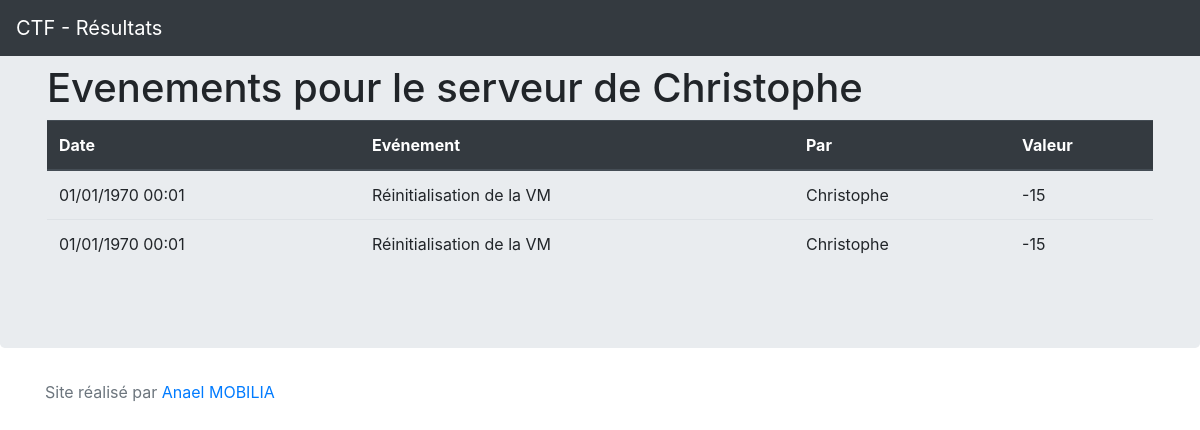
/evenementServeur.php?id=1, run on the app's committed database.
### tables this page shows
CREATE TABLE `groupe` (
  `id` int(11) NOT NULL,
  `urlServeur` text NOT NULL,
  `membres` text NOT NULL,
  `isEnLigne` tinyint(4) NOT NULL
);

CREATE TABLE `evenement` (
  `id` int(11) NOT NULL,
  `timestamp` int(11) NOT NULL,
  `type` int(11) NOT NULL,
  `etat` tinyint(4) NOT NULL,
  `groupe` int(11) NOT NULL,
  `ip` text NOT NULL,
  `tiers` text NOT NULL
);

CREATE TABLE `typeitem` (
  `id` int(11) NOT NULL,
  `libelle` text NOT NULL,
  `valeur` int(11) NOT NULL,
  `saisieUser` tinyint(4) NOT NULL,
  `saisieAdmin` tinyint(4) NOT NULL
);

### classes/maBDD.class.php (called while the page is built, shortened)
<?php
class maBDD {
   private $maBDD = null;
   private static $monInstance = null;
   private function __construct() {
      $this->maBDD = new PDO('mysql:host=' . _BDD_HOST_ . ';dbname=' . _BDD_NAME_, _BDD_USER_, _BDD_PASS_);
      $this->maBDD->setAttribute(PDO::ATTR_ERRMODE, PDO::ERRMODE_EXCEPTION);
      $this->maBDD->setAttribute(PDO::ATTR_DEFAULT_FETCH_MODE, PDO::FETCH_OBJ);
   }
   public static function getInstance() {
      if (is_null(self::$monInstance)) {
         self::$monInstance = new maBDD();
      }
      return self::$monInstance;
   }
   public function prepare($query) {
      return $this->maBDD->prepare($query);
   }
}

### classes/loader.class.php (called while the page is built, shortened)
<?php
class loader {
    public static function chargerEvenementsMachine($idMachine) {
        $req = maBDD::getInstance()->prepare("SELECT * FROM evenement ev, groupe gr, typeitem ty WHERE ev.groupe = gr.id AND ev.type = ty.id AND ev.tiers = :groupe");
        $req->bindValue(':groupe', $idMachine, PDO::PARAM_INT);
        $req->execute();
        $retour = new ArrayObject();
        foreach ($req->fetchAll() as $value) {
            $monStub = new evenement();
            $monStub->setId($value->id);
            $monStub->setTimestamp($value->timestamp);
            $monStub->setType($value->type);
            $monStub->setEtat($value->etat);
            $monStub->setGroupe($value->groupe);
            $monStub->setIp($value->ip);
            $monStub->setTiers($value->tiers);
            $monStub->setNomGroupe($value->membres);
            $monStub->setNom($value->libelle);
            $monStub->setValeur($value->valeur);
            $retour->append($monStub);
        }
        return $retour;
    }
    public static function getNomGroupe($idGroupe) {
        $req = maBDD::getInstance()->prepare("SELECT * FROM groupe WHERE id = :groupe");
        $req->bindValue(':groupe', $idGroupe, PDO::PARAM_INT);
        $req->execute();
        $resultat = $req->fetch();
        return $resultat->membres;
    }
}

### classes/evenement.class.php (called while the page is built, shortened)
<?php
class evenement {
    private $timestamp;
    private $nomGroupe;
    private $nom;
    private $valeur;
    public function getTimestamp() {
        return $this->timestamp;
    }
    public function getNomGroupe() {
        return $this->nomGroupe;
    }
    public function getNom() {
        return $this->nom;
    }
    public function getValeur() {
        return $this->valeur;
    }
    public function setTimestamp($timestamp) {
        $this->timestamp = $timestamp;
    }
    public function setNomGroupe($nomGroupe) {
        $this->nomGroupe = $nomGroupe;
    }
    public function setNom($nom) {
        $this->nom = $nom;
    }
    public function setValeur($valeur) {
        $this->valeur = $valeur;
    }
}

### evenementServeur.php (the view, shortened to what this page needs)
<?php
$listeEvts = loader::chargerEvenementsMachine($_GET["id"]);
?>
<!DOCTYPE html>
<html lang="fr">
    <head>
        <link href="css/bootstrap.min.css" rel="stylesheet">
    </head>
    <body>
        <nav class="navbar navbar-expand-md navbar-dark fixed-top bg-dark">
            <a class="navbar-brand" href="index.php">CTF - Résultats</a>
        </nav>
        <main role="main">
            <div class="jumbotron">
                <div class="container">
                    <h1 class="display-5">Evenements pour le serveur de <?= loader::getNomGroupe($_GET["id"]) ?></h1>
                    <table class="table table-hover" id="resultats">
                        <thead class="thead-dark">
                            <tr>
                                <th scope="col">Date</th>
                                <th scope="col">Evénement</th>
                                <th scope="col">Par</th>
                                <th scope="col">Valeur</th>
                            </tr>
                        </thead>
                        <tbody>
                            <?php foreach ($listeEvts as $unEvt) : ?>
                                <tr>
                                    <td><?= date('d/m/Y H:m', $unEvt->getTimestamp()) ?></td>
                                    <td><?= $unEvt->getNom() ?></td>
                                    <td><?= $unEvt->getNomGroupe() ?></td>
                                    <td><?= $unEvt->getValeur() ?></td>
                                </tr>
                            <?php endforeach; ?>
                        </tbody>
                    </table>
                </div>
            </div>
        </main>
        <footer class="text-muted">
            <div class="container">
                <p>Site réalisé par <a href="https://www.anael.eu">Anael MOBILIA</a></p>
            </div>
        </footer>
    </body>
</html>

### data on the page
groupe: membres "Christophe"
evenement: timestamp "01/01/1970 00:01", typeitem.libelle "Réinitialisation de la VM", groupe.membres "Christophe", typeitem.valeur "-15"
evenement: timestamp "01/01/1970 00:01", typeitem.libelle "Réinitialisation de la VM", groupe.membres "Christophe", typeitem.valeur "-15"
